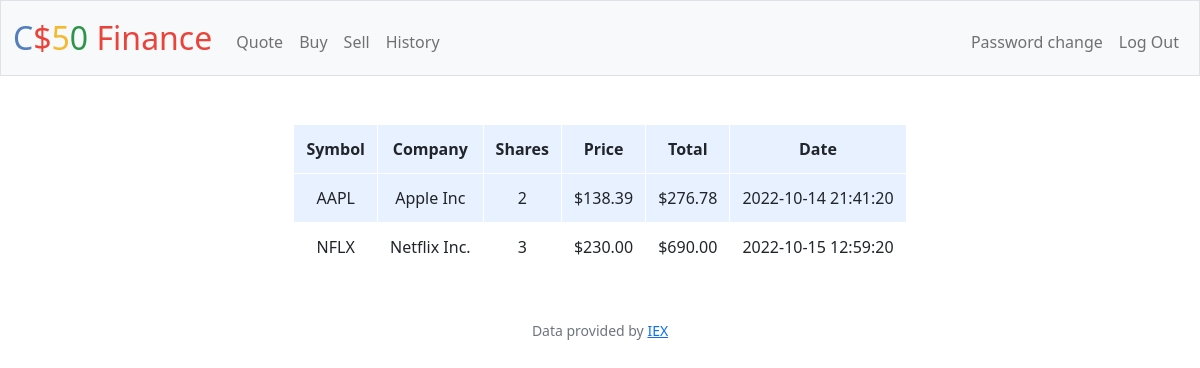
The app's page /history (signed in) with its own data.
### tables this page shows
CREATE TABLE 'transactions' ('id' INTEGER PRIMARY KEY AUTOINCREMENT NOT NULL, 'user_id' INTEGER, 'symbol' TEXT, 'shares' INTEGER, 'price' REAL,'grand_total' REAL, 'date' DATETIME, 'company' TEXT);

### app.py (the view)
@app.route("/history")
@login_required
def history():
    user_id = session["user_id"]
    user_history_db = db.execute(
        "SELECT symbol, company, shares, price, grand_total, date FROM transactions where user_id = :id", id=user_id)
    return render_template("history.html", history=user_history_db)

### app.py (called while the page is built)
@app.after_request
def after_request(response):
    response.headers["Cache-Control"] = "no-cache, no-store, must-revalidate"
    response.headers["Expires"] = 0
    response.headers["Pragma"] = "no-cache"
    return response

### helpers.py (called while the page is built)
def login_required(f):
    @wraps(f)
    def decorated_function(*args, **kwargs):
        if session.get("user_id") is None:
            return redirect("/login")
        return f(*args, **kwargs)
    return decorated_function

def usd(value):
    return f"${value:,.2f}"

### templates/history.html (shortened to what this page needs)
{% extends "layout.html" %}
{% block main %}
    <table>
        <thead>
            <tr>
                <th>Symbol</th>
                <th>Company</th>
                <th>Shares</th>
                <th>Price</th>
                <th>Total</th>
                <th>Date</th>
            </tr>
        </thead>
        <tbody>
            {% for row in history %}
            <tr>
                <td>{{ row["symbol"] }}</td>
                <td>{{ row["company"] }}</td>
                <td>{{ row["shares"] }}</td>
                <td>{{ row["price"] | usd }}</td>
                <td>{{ row["grand_total"] | usd }}</td>
                <td>{{ row["date"] }}</td>
            </tr>
            {% endfor %}
        </tbody>
    </table>
{% endblock %}

### static/styles.css (style rules this page uses)
table { margin-left: auto; margin-right:auto; }
table th, table td { padding: 0.75rem; vertical-align: middle; border: 1px solid white; border-collapse: collapse; }
tr:nth-of-type(odd) { background-color: rgb(179, 208, 255, 0.3) }

### records on screen
transactions: symbol "AAPL", company "Apple Inc", shares "2", price "$138.39", grand_total "$276.78", date "2022-10-14 21:41:20"
transactions: symbol "NFLX", company "Netflix Inc.", shares "3", price "$230.00", grand_total "$690.00", date "2022-10-15 12:59:20"
